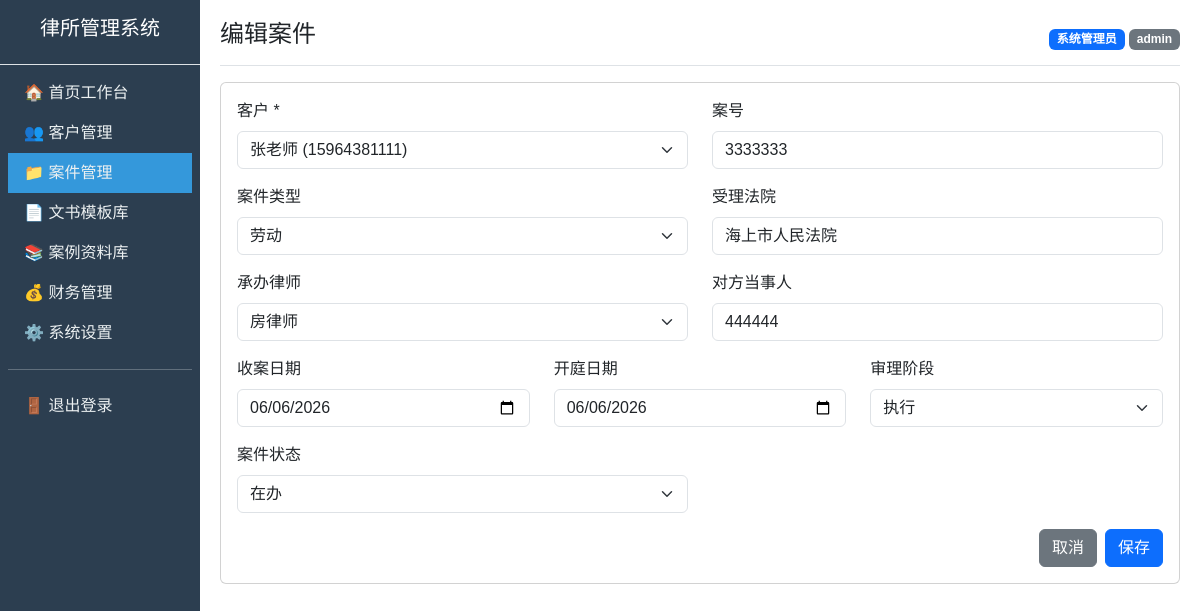
Screenshot of /case/edit/2 (signed in) with the database file from the repository.
### models.py (models this page shows)
class CaseInfo(db.Model):
    __tablename__ = "case_info"
    id = db.Column(db.Integer, primary_key=True, autoincrement=True)
    client_id = db.Column(db.Integer, db.ForeignKey("client.id"))  # 客户ID
    case_no = db.Column(db.String(64))  # 案号
    case_type = db.Column(db.String(32))  # 案件类型：民事/刑事/劳动/行政/执行
    court = db.Column(db.String(128))  # 受理法院
    lawyer_id = db.Column(db.Integer, db.ForeignKey("sys_user.id"))  # 承办律师ID
    opposite_party = db.Column(db.String(128))  # 对方当事人
    accept_date = db.Column(db.Date)  # 收案日期
    stage = db.Column(db.String(32), default="立案")  # 审理阶段
    status = db.Column(db.String(16), default="在办")  # 案件状态：在办/结案
    court_date = db.Column(db.Date)  # 开庭日期
    create_time = db.Column(db.DateTime, default=datetime.now)

class Client(db.Model):
    __tablename__ = "client"
    id = db.Column(db.Integer, primary_key=True, autoincrement=True)
    name = db.Column(db.String(32), nullable=False)  # 客户姓名
    id_card = db.Column(db.String(32))  # 身份证号
    phone = db.Column(db.String(16), index=True)  # 手机号
    address = db.Column(db.String(256))  # 住址
    tag = db.Column(db.String(32))  # 客户标签：个人/企业/法律顾问单位
    remark = db.Column(db.Text)  # 备注
    create_time = db.Column(db.DateTime, default=datetime.now)

class SysUser(db.Model):
    __tablename__ = "sys_user"
    id = db.Column(db.Integer, primary_key=True, autoincrement=True)
    username = db.Column(db.String(32), nullable=False, unique=True)
    password = db.Column(db.String(64), nullable=False)
    real_name = db.Column(db.String(32), nullable=False)
    role = db.Column(db.String(16), nullable=False)  # admin/lawyer/assistant
    phone = db.Column(db.String(16))
    status = db.Column(db.Integer, default=1)  # 1启用 0禁用
    create_time = db.Column(db.DateTime, default=datetime.now)

### app.py (the view, shortened to what this page needs)
@app.route('/case/edit/<int:id>', methods=['GET', 'POST'])
def case_edit(id):
    case = CaseInfo.query.get_or_404(id)
    clients = Client.query.all()
    lawyers = SysUser.query.filter_by(role='lawyer').all()
    return render_template('case/add.html', case=case, clients=clients, lawyers=lawyers)

### app.py (called while the page is built)
@app.before_request
def login_required():
    allowed_paths = ['/login', '/static/']
    if request.path in allowed_paths or request.path.startswith('/static'):
        return None
    if 'user_id' not in session:
        return redirect(url_for('login'))
    return None

### templates/case/add.html (shortened to what this page needs)
{% extends "base.html" %}
{% block page_title %}{% if case %}编辑案件{% else %}新增案件{% endif %}{% endblock %}
{% block content %}
<div class="card">
    <div class="card-body">
        <form method="POST">
            <div class="row mb-3">
                <div class="col-md-6">
                    <label class="form-label">客户 *</label>
                    <select name="client_id" class="form-select" required>
                        {% for client in clients %}
                        <option value="{{ client.id }}" {% if case and case.client_id == client.id %}selected{% endif %}>{{ client.name }} ({{ client.phone }})</option>
                        {% endfor %}
                    </select>
                </div>
                <div class="col-md-6">
                    <label class="form-label">案号</label>
                    <input type="text" name="case_no" class="form-control" value="{% if case %}{{ case.case_no }}{% endif %}">
                </div>
            </div>
            <div class="row mb-3">
                <div class="col-md-6">
                    <label class="form-label">案件类型</label>
                    <select name="case_type" class="form-select">
                        <option value="劳动" {% if case and case.case_type == '劳动' %}selected{% endif %}>劳动</option>
                    </select>
                </div>
                <div class="col-md-6">
                    <label class="form-label">受理法院</label>
                    <input type="text" name="court" class="form-control" value="{% if case %}{{ case.court }}{% endif %}">
                </div>
            </div>
            <div class="row mb-3">
                <div class="col-md-6">
                    <label class="form-label">承办律师</label>
                    <select name="lawyer_id" class="form-select">
                        {% for lawyer in lawyers %}
                        <option value="{{ lawyer.id }}" {% if case and case.lawyer_id == lawyer.id %}selected{% endif %}>{{ lawyer.real_name }}</option>
                        {% endfor %}
                    </select>
                </div>
                <div class="col-md-6">
                    <label class="form-label">对方当事人</label>
                    <input type="text" name="opposite_party" class="form-control" value="{% if case %}{{ case.opposite_party }}{% endif %}">
                </div>
            </div>
            <div class="row mb-3">
                <div class="col-md-4">
                    <label class="form-label">收案日期</label>
                    <input type="date" name="accept_date" class="form-control" value="{% if case and case.accept_date %}{{ case.accept_date.strftime('%Y-%m-%d') }}{% endif %}">
                </div>
                <div class="col-md-4">
                    <label class="form-label">开庭日期</label>
                    <input type="date" name="court_date" class="form-control" value="{% if case and case.court_date %}{{ case.court_date.strftime('%Y-%m-%d') }}{% endif %}">
                </div>
                <div class="col-md-4">
                    <label class="form-label">审理阶段</label>
                    <select name="stage" class="form-select">
                        <option value="执行" {% if case and case.stage == '执行' %}selected{% endif %}>执行</option>
                    </select>
                </div>
            </div>
            <div class="row mb-3">
                <div class="col-md-6">
                    <label class="form-label">案件状态</label>
                    <select name="status" class="form-select">
                        <option value="在办" {% if not case or case.status == '在办' %}selected{% endif %}>在办</option>
                    </select>
                </div>
            </div>
            <div class="d-flex justify-content-end">
                <a href="/case/list" class="btn btn-secondary me-2">取消</a>
                <button type="submit" class="btn btn-primary">保存</button>
            </div>
        </form>
    </div>
</div>
{% endblock %}

### templates/base.html (style rules this page uses)
body { font-family: "Microsoft YaHei", sans-serif; }

### rows the page displays
CaseInfo: client_id "张老师 (15964381111)", case_no "3333333", case_type "劳动", court "海上市人民法院", lawyer_id "房律师", opposite_party "444444", accept_date "06/06/2026", court_date "06/06/2026", stage "执行", status "在办"

### other values shown
{{ session.real_name }} "系统管理员"
{{ session.role }} "admin"
